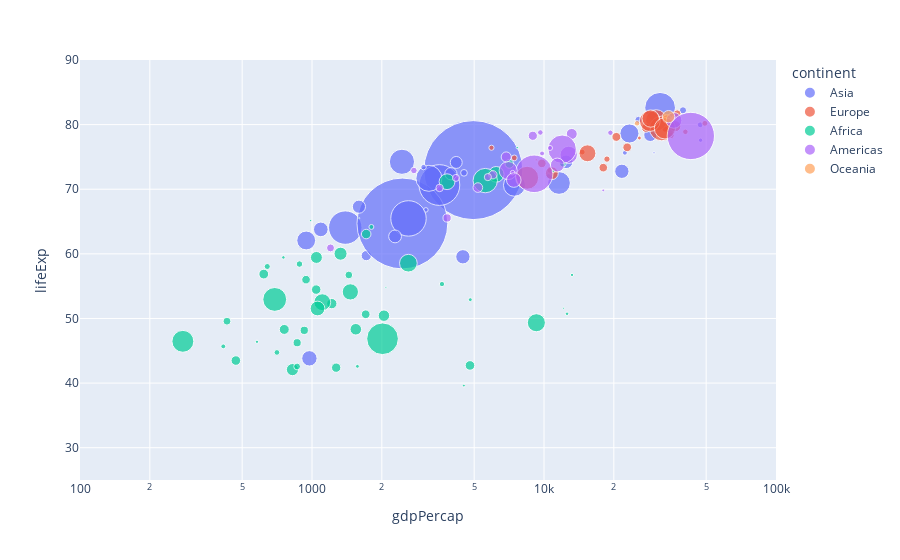

The notebook cell saved with this chart:
### Code cell
px.scatter(df.query("year==2007"), x="gdpPercap", y="lifeExp", range_x=[100,100000], range_y=[25,90], color="continent", size="pop", size_max=70, log_x=True, hover_name="country")

### Figure 1 — Plotly figure (JSON) as saved in the notebook; plotly's stock layout.template omitted (floating-point values rounded to 4 significant figures)
{"data": [{"hovertemplate": "<b>%{hovertext}</b><br><br>continent=Asia<br>gdpPercap=%{x}<br>lifeExp=%{y}<br>pop=%{marker.size}<extra></extra>", "hovertext": ["Afghanistan", "Bahrain", "Bangladesh", "Cambodia", "China", "Hong Kong, China", "India", "Indonesia", "Iran", "Iraq", "Israel", "Japan", "Jordan", "Korea, Dem. Rep.", "Korea, Rep.", "Kuwait", "Lebanon", "Malaysia", "Mongolia", "Myanmar", "Nepal", "Oman", "Pakistan", "Philippines", "Saudi Arabia", "Singapore", "Sri Lanka", "Syria", "Taiwan", "Thailand", "Vietnam", "West Bank and Gaza", "Yemen, Rep."], "legendgroup": "Asia", "marker": {"color": "#636efa", "size": [31889923, 708573, 150448339, 14131858, 1318683096, 6980412, 1110396331, 223547000, 69453570, 27499638, 6426679, 127467972, 6053193, 23301725, 49044790, 2505559, 3921278, 24821286, 2874127, 47761980, 28901790, 3204897, 169270617, 91077287, 27601038, 4553009, 20378239, 19314747, 23174294, 65068149, 85262356, 4018332, 22211743], "sizemode": "area", "sizeref": 269100.0, "symbol": "circle"}, "mode": "markers", "name": "Asia", "orientation": "v", "showlegend": true, "type": "scatter", "x": [974.6, 29800.0, 1391.0, 1714.0, 4959.0, 39720.0, 2452.0, 3541.0, 11610.0, 4471.0, 25520.0, 31660.0, 4519.0, 1593.0, 23350.0, 47310.0, 10460.0, 12450.0, 3096.0, 944, 1091.0, 22320.0, 2606.0, 3190.0, 21650.0, 47140.0, 3970.0, 4185.0, 28720.0, 7458.0, 2442.0, 3025.0, 2281.0], "xaxis": "x", "y": [43.83, 75.64, 64.06, 59.72, 72.96, 82.21, 64.7, 70.65, 70.96, 59.55, 80.75, 82.6, 72.53, 67.3, 78.62, 77.59, 71.99, 74.24, 66.8, 62.07, 63.78, 75.64, 65.48, 71.69, 72.78, 79.97, 72.4, 74.14, 78.4, 70.62, 74.25, 73.42, 62.7], "yaxis": "y"}, {"hovertemplate": "<b>%{hovertext}</b><br><br>continent=Europe<br>gdpPercap=%{x}<br>lifeExp=%{y}<br>pop=%{marker.size}<extra></extra>", "hovertext": ["Albania", "Austria", "Belgium", "Bosnia and Herzegovina", "Bulgaria", "Croatia", "Czech Republic", "Denmark", "Finland", "France", "Germany", "Greece", "Hungary", "Iceland", "Ireland", "Italy", "Montenegro", "Netherlands", "Norway", "Poland", "Portugal", "Romania", "Serbia", "Slovak Republic", "Slovenia", "Spain", "Sweden", "Switzerland", "Turkey", "United Kingdom"], "legendgroup": "Europe", "marker": {"color": "#EF553B", "size": [3600523, 8199783, 10392226, 4552198, 7322858, 4493312, 10228744, 5468120, 5238460, 61083916, 82400996, 10706290, 9956108, 301931, 4109086, 58147733, 684736, 16570613, 4627926, 38518241, 10642836, 22276056, 10150265, 5447502, 2009245, 40448191, 9031088, 7554661, 71158647, 60776238], "sizemode": "area", "sizeref": 269100.0, "symbol": "circle"}, "mode": "markers", "name": "Europe", "orientation": "v", "showlegend": true, "type": "scatter", "x": [5937.0, 36130.0, 33690.0, 7446.0, 10680.0, 14620.0, 22830.0, 35280.0, 33210.0, 30470.0, 32170.0, 27540.0, 18010.0, 36180.0, 40680.0, 28570.0, 9254.0, 36800.0, 49360.0, 15390.0, 20510.0, 10810.0, 9787.0, 18680.0, 25770.0, 28820.0, 33860.0, 37510.0, 8458.0, 33200.0], "xaxis": "x", "y": [76.42, 79.83, 79.44, 74.85, 73.0, 75.75, 76.49, 78.33, 79.31, 80.66, 79.41, 79.48, 73.34, 81.76, 78.89, 80.55, 74.54, 79.76, 80.2, 75.56, 78.1, 72.48, 74.0, 74.66, 77.93, 80.94, 80.88, 81.7, 71.78, 79.42], "yaxis": "y"}, {"hovertemplate": "<b>%{hovertext}</b><br><br>continent=Africa<br>gdpPercap=%{x}<br>lifeExp=%{y}<br>pop=%{marker.size}<extra></extra>", "hovertext": ["Algeria", "Angola", "Benin", "Botswana", "Burkina Faso", "Burundi", "Cameroon", "Central African Republic", "Chad", "Comoros", "Congo, Dem. Rep.", "Congo, Rep.", "Cote d'Ivoire", "Djibouti", "Egypt", "Equatorial Guinea", "Eritrea", "Ethiopia", "Gabon", "Gambia", "Ghana", "Guinea", "Guinea-Bissau", "Kenya", "Lesotho", "Liberia", "Libya", "Madagascar", "Malawi", "Mali", "Mauritania", "Mauritius", "Morocco", "Mozambique", "Namibia", "Niger", "Nigeria", "Reunion", "Rwanda", "Sao Tome and Principe", "Senegal", "Sierra Leone", "Somalia", "South Africa", "Sudan", "Swaziland", "Tanzania", "Togo", "Tunisia", "Uganda", "Zambia", "Zimbabwe"], "legendgroup": "Africa", "marker": {"color": "#00cc96", "size": [33333216, 12420476, 8078314, 1639131, 14326203, 8390505, 17696293, 4369038, 10238807, 710960, 64606759, 3800610, 18013409, 496374, 80264543, 551201, 4906585, 76511887, 1454867, 1688359, 22873338, 9947814, 1472041, 35610177, 2012649, 3193942, 6036914, 19167654, 13327079, 12031795, 3270065, 1250882, 33757175, 19951656, 2055080, 12894865, 135031164, 798094, 8860588, 199579, 12267493, 6144562, 9118773, 43997828, 42292929, 1133066, 38139640, 5701579, 10276158, 29170398, 11746035, 12311143], "sizemode": "area", "sizeref": 269100.0, "symbol": "circle"}, "mode": "markers", "name": "Africa", "orientation": "v", "showlegend": true, "type": "scatter", "x": [6223.0, 4797.0, 1441.0, 12570.0, 1217.0, 430.1, 2042.0, 706.0, 1704.0, 986.1, 277.6, 3633.0, 1545.0, 2082.0, 5581.0, 12150.0, 641.4, 690.8, 13210.0, 752.7, 1328.0, 942.7, 579.2, 1463.0, 1569.0, 414.5, 12060.0, 1045.0, 759.3, 1043.0, 1803.0, 10960.0, 3820.0, 823.7, 4811.0, 619.7, 2014.0, 7670.0, 863.1, 1598.0, 1712.0, 862.5, 926.1, 9270.0, 2602.0, 4513.0, 1107.0, 883.0, 7093.0, 1056.0, 1271.0, 469.7], "xaxis": "x", "y": [72.3, 42.73, 56.73, 50.73, 52.3, 49.58, 50.43, 44.74, 50.65, 65.15, 46.46, 55.32, 48.33, 54.79, 71.34, 51.58, 58.04, 52.95, 56.73, 59.45, 60.02, 56.01, 46.39, 54.11, 42.59, 45.68, 73.95, 59.44, 48.3, 54.47, 64.16, 72.8, 71.16, 42.08, 52.91, 56.87, 46.86, 76.44, 46.24, 65.53, 63.06, 42.57, 48.16, 49.34, 58.56, 39.61, 52.52, 58.42, 73.92, 51.54, 42.38, 43.49], "yaxis": "y"}, {"hovertemplate": "<b>%{hovertext}</b><br><br>continent=Americas<br>gdpPercap=%{x}<br>lifeExp=%{y}<br>pop=%{marker.size}<extra></extra>", "hovertext": ["Argentina", "Bolivia", "Brazil", "Canada", "Chile", "Colombia", "Costa Rica", "Cuba", "Dominican Republic", "Ecuador", "El Salvador", "Guatemala", "Haiti", "Honduras", "Jamaica", "Mexico", "Nicaragua", "Panama", "Paraguay", "Peru", "Puerto Rico", "Trinidad and Tobago", "United States", "Uruguay", "Venezuela"], "legendgroup": "Americas", "marker": {"color": "#ab63fa", "size": [40301927, 9119152, 190010647, 33390141, 16284741, 44227550, 4133884, 11416987, 9319622, 13755680, 6939688, 12572928, 8502814, 7483763, 2780132, 108700891, 5675356, 3242173, 6667147, 28674757, 3942491, 1056608, 301139947, 3447496, 26084662], "sizemode": "area", "sizeref": 269100.0, "symbol": "circle"}, "mode": "markers", "name": "Americas", "orientation": "v", "showlegend": true, "type": "scatter", "x": [12780.0, 3822.0, 9066.0, 36320.0, 13170.0, 7007.0, 9645.0, 8948.0, 6025.0, 6873.0, 5728.0, 5186.0, 1202.0, 3548.0, 7321.0, 11980.0, 2749.0, 9809.0, 4173.0, 7409.0, 19330.0, 18010.0, 42950.0, 10610.0, 11420.0], "xaxis": "x", "y": [75.32, 65.55, 72.39, 80.65, 78.55, 72.89, 78.78, 78.27, 72.23, 74.99, 71.88, 70.26, 60.92, 70.2, 72.57, 76.19, 72.9, 75.54, 71.75, 71.42, 78.75, 69.82, 78.24, 76.38, 73.75], "yaxis": "y"}, {"hovertemplate": "<b>%{hovertext}</b><br><br>continent=Oceania<br>gdpPercap=%{x}<br>lifeExp=%{y}<br>pop=%{marker.size}<extra></extra>", "hovertext": ["Australia", "New Zealand"], "legendgroup": "Oceania", "marker": {"color": "#FFA15A", "size": [20434176, 4115771], "sizemode": "area", "sizeref": 269100.0, "symbol": "circle"}, "mode": "markers", "name": "Oceania", "orientation": "v", "showlegend": true, "type": "scatter", "x": [34440.0, 25190.0], "xaxis": "x", "y": [81.23, 80.2], "yaxis": "y"}], "layout": {"legend": {"itemsizing": "constant", "title": {"text": "continent"}, "tracegroupgap": 0}, "margin": {"t": 60}, "xaxis": {"anchor": "y", "domain": [0, 1], "range": [2, 5], "title": {"text": "gdpPercap"}, "type": "log"}, "yaxis": {"anchor": "x", "domain": [0, 1], "range": [25, 90], "title": {"text": "lifeExp"}}}}
